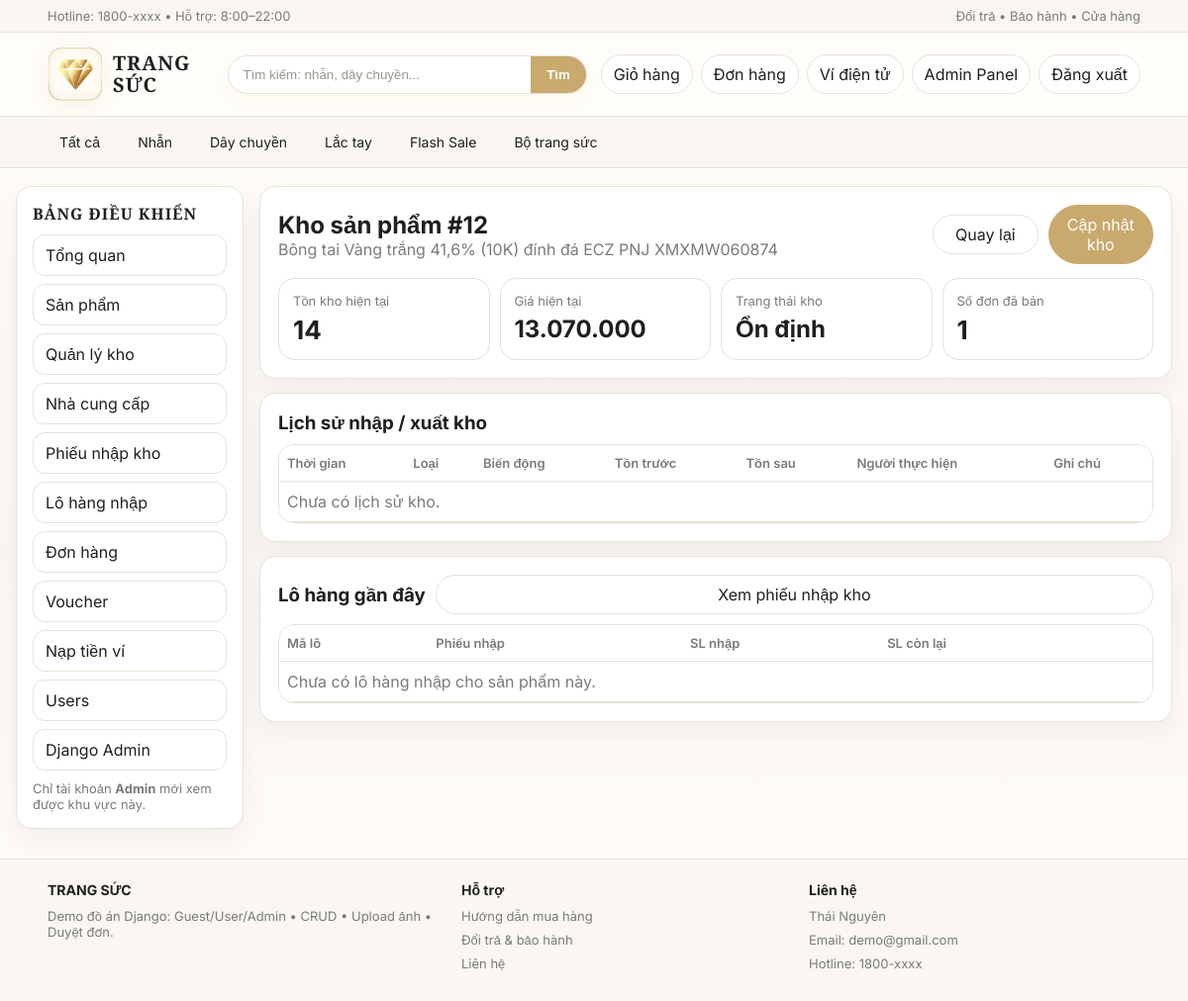
The app's page /admin-panel/kho/12/ (signed in), older data.
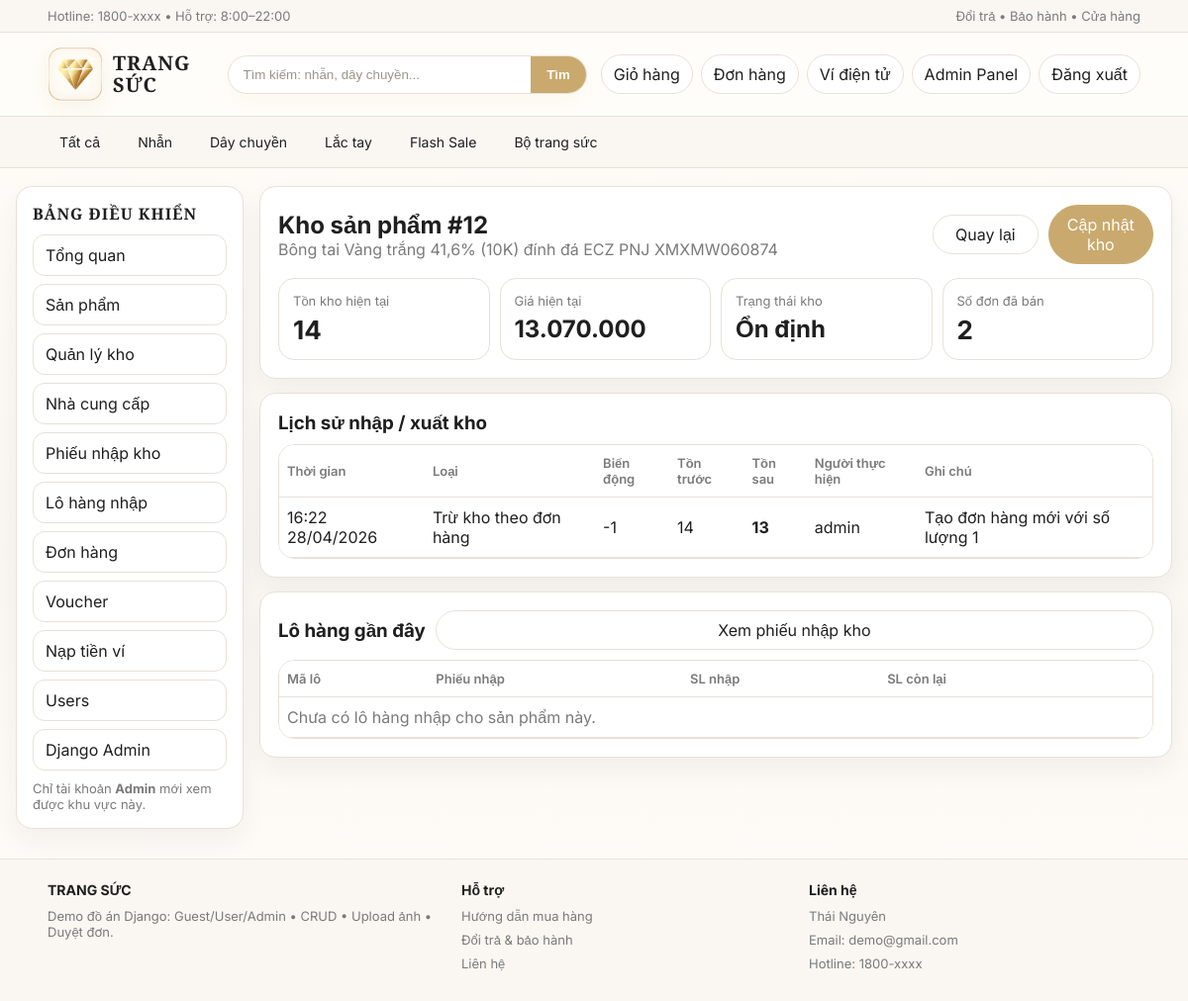
The same page, newer data.
### shop/models.py (models this page shows, shortened)
class SanPham(models.Model):
    TRANG_THAI = [
        ("active", "Hoạt động"),
        ("inactive", "Ngừng kinh doanh"),
    ]
    ten = models.CharField(max_length=100)
    gia = models.IntegerField(default=0)
    gia_khuyen_mai = models.IntegerField(blank=True, null=True)
    flash_sale_price = models.IntegerField(blank=True, null=True)
    flash_sale_start = models.DateTimeField(blank=True, null=True)
    flash_sale_end = models.DateTimeField(blank=True, null=True)
    anh = models.ImageField(upload_to="sanpham/", blank=True, null=True)
    search_tags = models.CharField(max_length=255, blank=True, default="")
    mo_ta = models.TextField(blank=True, default="")
    ton_kho = models.IntegerField(default=10)
    trang_thai = models.CharField(max_length=20, choices=TRANG_THAI, default="active")
    @property
    def dang_giam_gia(self) -> bool:
        return self.gia_khuyen_mai is not None and int(self.gia_khuyen_mai or 0) > 0 and int(self.gia_khuyen_mai) < int(self.gia or 0)
    @property
    def dang_flash_sale(self) -> bool:
        now = timezone.now()
        return (
            self.flash_sale_price is not None
            and int(self.flash_sale_price or 0) > 0
            and int(self.flash_sale_price) < int(self.gia or 0)
            and self.flash_sale_start is not None
            and self.flash_sale_end is not None
            and self.flash_sale_start <= now <= self.flash_sale_end
        )
    @property
    def gia_hien_tai(self) -> int:
        if self.dang_flash_sale:
            return int(self.flash_sale_price)
        return int(self.gia_khuyen_mai) if self.dang_giam_gia else int(self.gia or 0)

class InventoryHistory(models.Model):
    CHANGE_TYPES = [
        ("manual_set", "Admin đặt lại tồn kho"),
        ("manual_in", "Admin nhập kho"),
        ("manual_out", "Admin xuất kho"),
        ("receipt_in", "Nhập kho theo phiếu nhập"),
        ("order_out", "Trừ kho theo đơn hàng"),
        ("order_return", "Hoàn kho do huỷ / từ chối đơn"),
    ]
    san_pham = models.ForeignKey(SanPham, on_delete=models.CASCADE, related_name="inventory_histories")
    old_stock = models.IntegerField(default=0)
    quantity_change = models.IntegerField(default=0)
    new_stock = models.IntegerField(default=0)
    change_type = models.CharField(max_length=30, choices=CHANGE_TYPES, default="manual_set")
    actor = models.ForeignKey(User, on_delete=models.SET_NULL, null=True, blank=True, related_name="inventory_actions")
    order = models.ForeignKey("DonHang", on_delete=models.SET_NULL, null=True, blank=True, related_name="inventory_histories")
    note = models.CharField(max_length=255, blank=True, default="")
    created_at = models.DateTimeField(auto_now_add=True)
    class Meta:
        ordering = ["-created_at", "-id"]

### shop/views.py (the view)
# urls.py: path("admin-panel/kho/<int:sp_id>/", views.admin_inventory_detail, name="admin_inventory_detail"),
@admin_required
def admin_inventory_detail(request, sp_id):
    sp = get_object_or_404(SanPham, id=sp_id)
    histories = sp.inventory_histories.select_related("actor", "order")[:20]
    return render(request, "admin_inventory_detail.html", {"sp": sp, "histories": histories})

### shop/templatetags/tien.py (called while the page is built)
@register.filter
def vnd(x):
    try:
        x = int(x)
        return f"{x:,}".replace(",", ".")
    except Exception:
        return x

### templates/admin_inventory_detail.html (shortened to what this page needs)
{% extends "admin_base.html" %}
{% load tien %}
{% block admin_content %}
<div class="card" style="padding:18px;">
  <div class="row" style="justify-content:space-between;gap:10px;flex-wrap:wrap;">
    <div>
      <h2 style="margin:0;">Kho sản phẩm #{{ sp.id }}</h2>
      <div class="muted">{{ sp.ten }}</div>
    </div>
    <div class="row" style="gap:10px;flex-wrap:wrap;">
      <a class="btn" href="{% url 'admin_inventory_list' %}">Quay lại</a>
      <a class="btn primary" href="{% url 'admin_inventory_adjust' sp.id %}">Cập nhật kho</a>
    </div>
  </div>
  <div class="grid-4" style="margin-top:14px;">
    <div class="stat">
      <div class="stat-k">Tồn kho hiện tại</div>
      <div class="stat-v">{{ sp.ton_kho }}</div>
    </div>
    <div class="stat">
      <div class="stat-k">Giá hiện tại</div>
      <div class="stat-v" style="font-size:24px;">{{ sp.gia_hien_tai|vnd }}</div>
    </div>
    <div class="stat">
      <div class="stat-k">Trạng thái kho</div>
      <div class="stat-v" style="font-size:24px;">{% if sp.ton_kho <= 0 %}Hết hàng{% elif sp.ton_kho <= 5 %}Sắp hết{% else %}Ổn định{% endif %}</div>
    </div>
    <div class="stat">
      <div class="stat-k">Số đơn đã bán</div>
      <div class="stat-v">{{ sp.don_hangs.count }}</div>
    </div>
  </div>
</div>
<div class="card" style="padding:18px;margin-top:14px;">
  <h3 style="margin:0 0 10px;">Lịch sử nhập / xuất kho</h3>
  <div class="table-wrap">
    <table class="tbl">
      <thead>
        <tr>
          <th>Thời gian</th>
          <th>Loại</th>
          <th>Biến động</th>
          <th>Tồn trước</th>
          <th>Tồn sau</th>
          <th>Người thực hiện</th>
          <th>Ghi chú</th>
        </tr>
      </thead>
      <tbody>
      {% for h in histories %}
        <tr>
          <td>{{ h.created_at|date:"H:i d/m/Y" }}</td>
          <td>{{ h.get_change_type_display }}</td>
          <td>{% if h.quantity_change >= 0 %}+{% endif %}{{ h.quantity_change }}</td>
          <td>{{ h.old_stock }}</td>
          <td><b>{{ h.new_stock }}</b></td>
          <td>{% if h.actor %}{{ h.actor.username }}{% else %}<span class="muted">Hệ thống</span>{% endif %}</td>
          <td>
            {{ h.note|default:"—" }}
          </td>
        </tr>
      {% empty %}
        <tr><td colspan="7" class="muted">Chưa có lịch sử kho.</td></tr>
      {% endfor %}
      </tbody>
    </table>
  </div>
</div>
<div class="card" style="padding:18px;margin-top:14px;">
  <div class="row" style="justify-content:space-between;gap:10px;flex-wrap:wrap;">
    <h3 style="margin:0;">Lô hàng gần đây</h3>
    <a class="btn" href="{% url 'admin_receipt_list' %}">Xem phiếu nhập kho</a>
  </div>
  <div class="table-wrap" style="margin-top:10px;">
    <table class="tbl">
      <thead><tr><th>Mã lô</th><th>Phiếu nhập</th><th>SL nhập</th><th>SL còn lại</th><th></th></tr></thead>
      <tbody>
      {% for batch in sp.inventory_batches.all|slice:":8" %}
        <tr>
          <td>{{ batch.batch_code }}</td>
          <td>{{ batch.receipt.code }}</td>
          <td>{{ batch.so_luong_nhap }}</td>
          <td>{{ batch.so_luong_con_lai }}</td>
          <td><a class="btn" href="{% url 'admin_batch_detail' batch.id %}">Chi tiết lô</a></td>
        </tr>
      {% empty %}
        <tr><td colspan="5" class="muted">Chưa có lô hàng nhập cho sản phẩm này.</td></tr>
      {% endfor %}
      </tbody>
    </table>
  </div>
</div>
{% endblock %}

Row changes from the older to the newer data that the page shows:
computed for SanPham "Bông tai Vàng trắng 41,6% (10K) đính đá ECZ PNJ XMXMW060874": don_hangs.count "1" → "2"
added InventoryHistory: created_at "16:22 28/04/2026", change_type "Trừ kho theo đơn hàng", quantity_change "-1", old_stock "14", new_stock "13", actor.username "admin", note "Tạo đơn hàng mới với số lượng 1"
Text that changed along with them:
text no longer shown: "Chưa có lịch sử kho."
